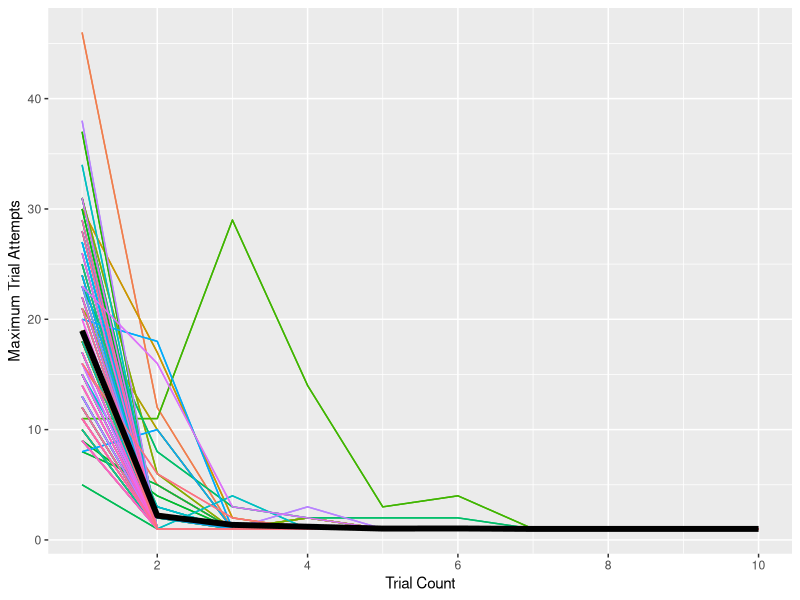
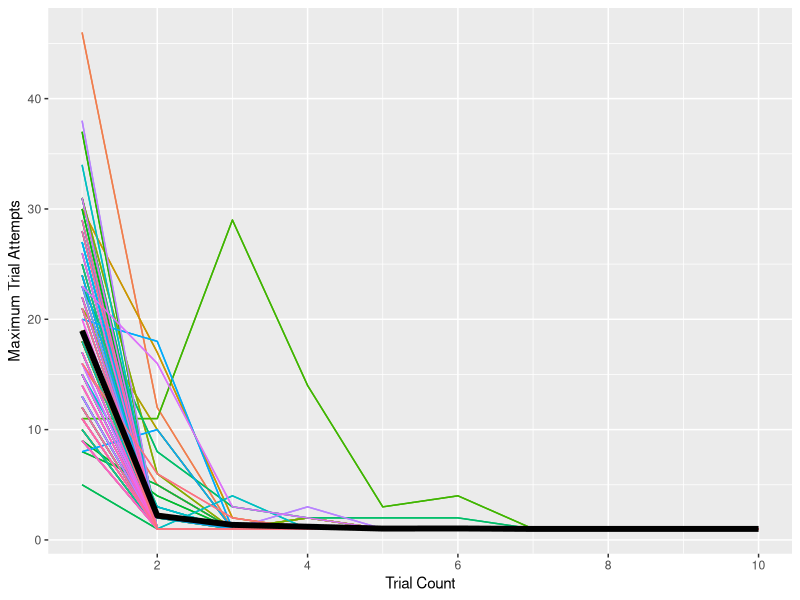

These figures' R source, in order:
library(tidyverse)
library(dplyr)

#load in check_answer_df
setwd("~/Documents/GitHub/Anxiety_CognitiveMaps_Preprint")
check_answer_df <- read_csv('data/checkAnswer.csv')
check_answer_df

attempts_per_trial <- check_answer_df %>% 
  group_by(subject, trialCount) %>% 
  summarise(maxAttempts = max(trialAttempt))
attempts_per_trial

##figure out how many participants completed the task within a certain number of trials

#max trialCount
max_trials <- attempts_per_trial %>%
  group_by(subject) %>%
  summarise(maxTrialCount = max(trialCount))
max_trials

#how many subjects with maxTrialCount <= #
max_trials_result <- max_trials %>% filter(maxTrialCount <= 6)
num_rows_max_trials_result <- nrow(max_trials_result)
print(num_rows_max_trials_result)
#96/101, ~95.04% of participants completed the drag and drop task within 6 trials


filled_out_attempts_per_trial <- expand_grid(
  subject = unique(attempts_per_trial$subject),
  trialCount = c(1:10)
) %>% 
  left_join(attempts_per_trial, by=c("subject", "trialCount")) %>% 
  mutate(maxAttempts = ifelse(is.na(maxAttempts), 1, maxAttempts))

#find overall average max attempts
overall_avg_max <- filled_out_attempts_per_trial %>% 
  group_by(trialCount) %>% 
  summarise(mean_attempt_count = mean(maxAttempts))

p <- ggplot(filled_out_attempts_per_trial, aes(x = trialCount, y=maxAttempts, color=subject)) +
  geom_line() +
  scale_x_continuous(breaks=seq(0, 10, by=2)) +
  xlab("Trial Count") +
  ylab ("Maximum Trial Attempts") +
  theme(legend.position = "none")

#add individual subject traces to plot
for (sub in unique(filled_out_attempts_per_trial$subject)){
  df <- filter(filled_out_attempts_per_trial, subject == sub)
  p <- p + geom_line(data = df, aes(x = trialCount, y = maxAttempts))
}

#add overall average line
p <- p + geom_line(data=overall_avg_max, aes(x = trialCount, y = mean_attempt_count), size=2, color="black")


p
ggsave("plots/dragTask/learning_trajectories.jpg", p)